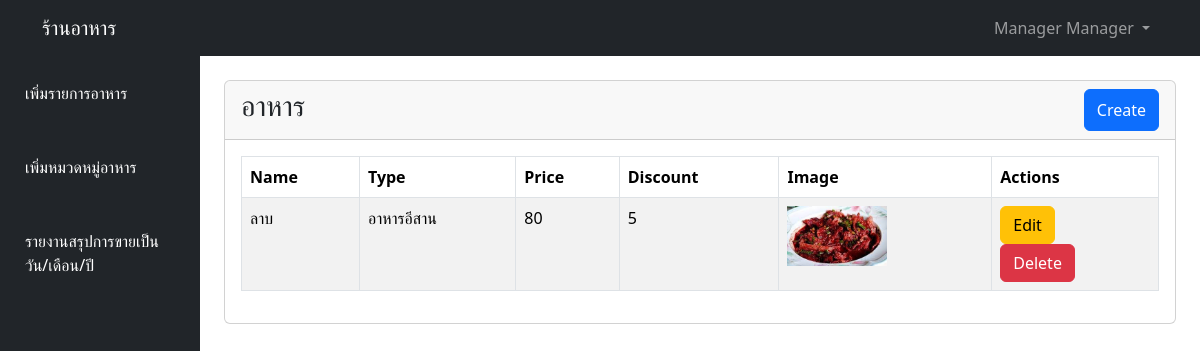
The page / (signed in) on the database its author committed.
### tables this page shows
CREATE TABLE IF NOT EXISTS `users` (
  `id` int(10) NOT NULL AUTO_INCREMENT,
  `role` enum('user','admin','manager','delivery') NOT NULL DEFAULT 'user',
  `firstname` varchar(255) NOT NULL,
  `address` varchar(50) DEFAULT NULL,
  `lastname` varchar(255) NOT NULL,
  `phone` varchar(50) DEFAULT NULL,
  `email` varchar(255) NOT NULL,
  `password` varchar(255) NOT NULL,
  `profile_image` longtext DEFAULT NULL,
  `status` int(11) DEFAULT 0,
  PRIMARY KEY (`id`)
);

CREATE TABLE IF NOT EXISTS `food` (
  `id` int(11) NOT NULL AUTO_INCREMENT,
  `type_id` int(11) DEFAULT NULL,
  `shop_id` int(11) DEFAULT NULL,
  `name` varchar(50) DEFAULT NULL,
  `price` int(11) DEFAULT 0,
  `discount` int(11) DEFAULT 0,
  `food_img` longtext DEFAULT NULL,
  PRIMARY KEY (`id`),
  KEY `FK_food_food_type` (`type_id`),
  KEY `FK_food_shop` (`shop_id`),
  CONSTRAINT `FK_food_food_type` FOREIGN KEY (`type_id`) REFERENCES `food_type` (`id`) ON DELETE NO ACTION ON UPDATE NO ACTION,
  CONSTRAINT `FK_food_shop` FOREIGN KEY (`shop_id`) REFERENCES `shop` (`id`) ON DELETE NO ACTION ON UPDATE NO ACTION
);

CREATE TABLE IF NOT EXISTS `food_type` (
  `id` int(11) NOT NULL AUTO_INCREMENT,
  `name` varchar(50) DEFAULT NULL,
  `shop_id` int(11) DEFAULT NULL,
  PRIMARY KEY (`id`)
);

### config.php (called while the page is built, shortened)
<?php
function gud($userId, $pdo) {
    try {
        $stmt = $pdo->prepare("SELECT * FROM users WHERE id = ?");
        $stmt->execute([$userId]);
        $data = $stmt->fetch();
        return $data;
    } catch (PDOException $e) {
        echo "Error: " . $e->getMessage();
        return [];
    }
}
?>

### views/services/manager.php (the view, shortened to what this page needs)
<?php
    require 'config.php';
    $stmt = $pdo->prepare("SELECT shop.*, shop_type.name AS shop_type_name FROM shop JOIN shop_type ON shop.type_id = shop_type.id WHERE shop.user_id = ?");
    $stmt->execute([$_SESSION['user_login']]);
    $datashop = $stmt->fetch();
    $uhs = $datashop ? true : false;
    $stmt = $pdo->prepare('SELECT food.*, food_type.name AS food_type_name FROM food INNER JOIN food_type ON food.type_id = food_type.id INNER JOIN shop ON food.shop_id = shop.id WHERE shop.user_id = ?');
    $stmt->execute([$_SESSION['user_login']]);
    $foods = $stmt->fetchAll();
?>
<!DOCTYPE html>
<html lang="en">
<head>
</head>
<body>
    <?php include 'navbar.php' ?>
    <div class="container-fluid">
        <div class="row">
            <div class="col-md-2 sidebar p-0">
                <ul class="nav flex-column">
                    <?php
                        if (empty($datashop['approve']) || $datashop['approve'] == 0) {
                    ?>
                    <li class="nav-item"><a href="" class="nav-link nav-content" data-content="access_shop">ขอใช้งานร้านอาหาร</a></li>
                    <?php
                        } else {
                    ?>
                    <li class="nav-item"><a href="" class="nav-link nav-content" data-content="food">เพิ่มรายการอาหาร</a></li>
                    <li class="nav-item"><a href="" class="nav-link nav-content" data-content="foodtype">เพิ่มหมวดหมู่อาหาร</a></li>
                    <li class="nav-item"><a href="" class="nav-link nav-content" data-content="paymented">รายงานสรุปการขายเป็นวัน/เดือน/ปี</a></li>
                    <?php
                        }
                    ?>
                </ul>
            </div>
            <div class="col-md-10 my-4">
                <div class="container">
                    <?php
                        if (empty($datashop['approve']) || $datashop['approve'] == 0) {
                    ?>
                    <div class="contents" id="access_shop">
                        <h3>Access Shop</h3>
                        <?= ! $uhs ? '<button class="btn btn-primary" data-bs-toggle="modal" data-bs-target="#access_shopp">Request</button>' : '' ?>
                        <p>ชื่อร้าน <?= $datashop['name'] ?></p>
                        <p>ที่อยู่ <?= $datashop['address'] ?></p>
                        <p>เบอร์โทรร้าน <?= $datashop['phone'] ?></p>
                        <p>ประเภทร้านอาหาร <?= $datashop['shop_type_name'] ?></p>
                    </div>
                    <?php
                        } else {
                    ?>
                    <div class="contents" id="food">
                        <div class="card">
                            <div class="card-header d-flex justify-content-between">
                                <h3>อาหาร</h3>
                                <button class="btn btn-primary" class="btn btn-primary" data-bs-toggle="modal" data-bs-target="#createfood">Create</button>
                            </div>
                            <div class="card-body">
                                <table id="admin-table" class="table table-bordered table-striped ">
                                    <thead class="thead-dark">
                                        <tr>
                                            <th>Name</th>
                                            <th>Type</th>
                                            <th>Price</th>
                                            <th>Discount</th>
                                            <th>Image</th>
                                            <th>Actions</th>
                                        </tr>
                                    </thead>
                                    <tbody>
                                        <?php foreach ($foods as $food): ?>
                                        <tr>
                                            <td>
                                                <?php echo $food['name']; ?>
                                            </td>
                                            <td>
                                                <?php echo $food['food_type_name']; ?>
                                            </td>
                                            <td>
                                                <?php echo $food['price']; ?>
                                            </td>
                                            <td>
                                                <?= $food['discount']; ?>
                                            </td>
                                            <td>
                                                <img width="100px" src="<?= $food['food_img']; ?>" alt="">
                                            </td>
                                            <td>
                                                <button class="btn btn-warning" onclick="">Edit</button>
                                                <form action="functions/food_delete.php" method="get" onsubmit="return confirm('ลบเลยนะ')">
                                                    <button type="submit" class="btn btn-danger">Delete</button>
                                                </form>
                                            </td>
                                        </tr>
                                        <?php endforeach; ?>
                                    </tbody>
                                </table>
                            </div>
                        </div>
                    </div>
                    <?php
                        }
                    ?>
                </div>
            </div>
        </div>
    </div>
</body>
</html>

### index.php (shortened to what this page needs)
<?php
$routes = [];
route('/', function(){
    include 'assets.php';
    if (!isset($_SESSION['user_login'])) {
        include 'views/home.php';
    } else {
        if ($_SESSION["role"] === "admin") {
            include 'views/services/admin.php';
        } elseif ($_SESSION["role"] === "delivery") {
            include 'views/services/delivery.php';
        } elseif ($_SESSION["role"] === "manager") {
            include 'views/services/manager.php';
        } else {
            include 'views/services/users.php';
        }
    }
});
function route(string $path, callable $callback){
    global $routes;
    $routes[$path] = $callback;
}
run();
function run(){
    global $routes;
    foreach ($routes as $path => $callback) {
        $callback();
    }
}
?>

### navbar.php (shortened to what this page needs)
<nav class="navbar navbar-expand-lg navbar-dark bg-dark">
    <div class="container">
        <a class="navbar-brand" href="/">ร้านอาหาร</a>
        <div class="collapse navbar-collapse" id="navbarNav">
            <ul class="navbar-nav ms-auto">
                <?php
                if (isset($_SESSION['user_login'])) {
                $user = gud($_SESSION['user_login'], $pdo)
                ?>
                <li class="nav-item dropdown">
                    <a class="nav-link dropdown-toggle" href="#" role="button" data-bs-toggle="dropdown"
                        aria-expanded="false">
                        <?= $user['firstname']. " " . $user['lastname'] ?>
                    </a>
                </li>
                <?php } ?>
            </ul>
        </div>
    </div>
</nav>

### assets/main.css (style rules this page uses)
.sidebar { background-color: #212529; height: 100vh; }
.sidebar .nav-link { color: white; padding: 25px; }
.contents { display: none; }
.contents:first-of-type { display: block; }

### rows shown on the page
users: firstname "Manager", lastname "Manager"
food: name "ลาบ", type.name "อาหารอีสาน", price "80", discount "5", food_img (picture)
